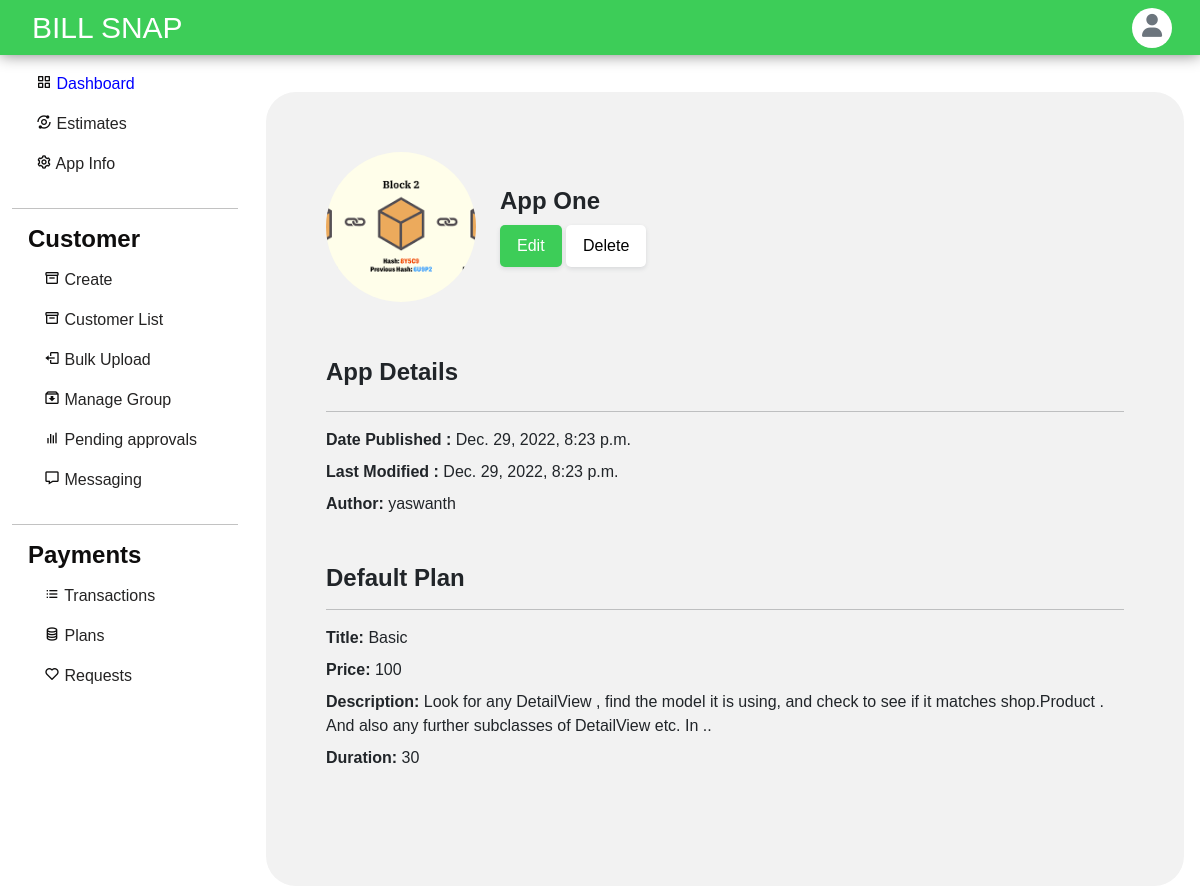
/apps/app-one/appinfo/ (signed in), run on the app's committed database.
### apps/models.py (models this page shows, shortened)
class applists(models.Model):
    author= models.ForeignKey(User, on_delete=models.CASCADE)
    appname=models.CharField(verbose_name='App name',primary_key=True,max_length=50,unique=True,null=False)
    appimg=models.ImageField(upload_to = 'app_images',null=True,blank=True)
    date_published= models.DateTimeField(auto_now_add=True)
    date_modified = models.DateTimeField(auto_now=True)
    slug = models.SlugField(max_length=255, null=True, unique=True, editable=False)
    is_billing = models.BooleanField(default=True)

### plans/models.py (models this page shows, shortened)
class Plan(models.Model):
    slug = models.CharField(max_length=20, default=generate_code, editable=False)
    app = models.ForeignKey(applists, on_delete=models.CASCADE)
    title = models.CharField(max_length=200)
    price = models.IntegerField(default=0)
    description = models.TextField(max_length=800)
    duration = models.IntegerField(default=30, choices=[
            (30, '1 Month'),
            (180, '6 Months'),
            (364, '1 Year')
        ],
    )
    default_for_customer = models.BooleanField(default=False)

### dashboard/views.py (the view)
# urls.py: path('appinfo/',views.appinfo, name='appinfo'),
@login_required
def appinfo(request, slug):
    app = applists.objects.get(slug=slug)
    plan = app.plan_set.all().filter(default_for_customer=True)[0]
    return render(request, 'dashappinfo.html', {'slug' : slug, 'app' : app,'plan':plan})

### templates/dashappinfo.html (shortened to what this page needs)
{% load crispy_forms_tags %}
{% load static %}
<!DOCTYPE html>
<html lang="en">
<head>
    <link href="https://cdn.jsdelivr.net/npm/bootstrap@5.1.3/dist/css/bootstrap.min.css" rel="stylesheet"
 />
    <link href='https://unpkg.com/boxicons@2.0.7/css/boxicons.min.css' rel='stylesheet'>
    <link rel="stylesheet" href="https://cdnjs.cloudflare.com/ajax/libs/font-awesome/6.1.1/css/all.min.css" />
    <link rel="stylesheet" href="{% static 'assets/styles.css'%}">
</head>
<body class="w3-padding">
    {% include "dashnav.html" %}
    <div class="main mx-auto">
        <div class="row" style="margin-top: 17px !important;">
            {% include "dashsidebar.html" %}
            <div class="col-md-7 flex-md-fill">
                <div class="col right" id="customer-list">
                    <div class="container">
                        <div class="row">
                            <div class="top">
                                <div class="img-container">
                                    <img src="{{app.appimg.url}}" alt="img" class="img-fluid app-img">
                                </div>
                                <div class="app-heading m-4">
                                    <h4>{{app.appname}}</h4>
                                    <button class="b-primary py-2 px-3" data-toggle="modal"
                                        data-target="#edit">Edit</button>
                                    <a href="{% url 'deleteapp' app.slug %}"><button
                                            class="b-primary b-secondary py-2 px-3">Delete</button></a>
                                </div>
                            </div>
                            <div class="details my-5">
                                <h4 class="py-2 ">App Details</h4>
                                <hr>
                                <div class="mb-2">
                                    <b>Date Published : </b>
                                    {{app.date_published}}
                                </div>
                                <div class="mb-2">
                                    <b>Last Modified : </b>
                                    {{app.date_modified}}
                                </div>
                                <div class="mb-2">
                                    <b>Author: </b>
                                    {{app.author}}
                                </div>
                                <br>
                                <h4 class="my-3">Default Plan</h4>
                                <hr>
                                <div class="mb-2">
                                    <b>Title: </b>
                                    {{plan.title}}
                                </div>
                                <div class="mb-2">
                                    <b>Price: </b>
                                    {{plan.price}}
                                </div>
                                <div class="mb-2">
                                    <b>Description: </b>
                                    {{plan.description}}
                                </div>
                                <div class="mb-2">
                                    <b>Duration: </b>
                                    {{plan.duration}}
                                </div>
                            </div>
                        </div>
                    </div>
                </div>
            </div>
        </div>
    </div>
</body>
</html>

### static/assets/styles.css (style rules this page uses)
body { background: white; }
button { height: 50px; }
.b-primary { font-weight: bold; font-size: 16px; line-height: 20px; text-align: center; letter-spacing: 0.08em; text-transform: uppercase; padding: 12px 24px; border-radius: 4px; border: 1px solid transparent; background: #3dcd58; color: white; box-shadow: 0px 0px 1px rgba(40, 41, 61, 0.04), 0px 2px 4px rgba(96, 97, 112, 0.16); }
.b-secondary { background: white; color: #3dcd58; }
html, body { height: 100%; }
body { background: #e5e5e566; }
.main { padding-top: 55px; width: 100%; height: 100%; justify-content: flex-start; max-height: 100vh; }
.right { padding-left: 1rem; padding-right: 1rem; min-height: calc(100vh - 60px); overflow-x: hidden; }
div > a { text-decoration: none; color: rgb(36, 35, 35); }
@media (min-width: 767px) { .main { top: 55px; } }
* { box-sizing: border-box; }
.right { padding-left: 1rem; padding-right: 1rem; min-height: calc(100vh - 100px); overflow-x: hidden; }
.b-primary { margin-bottom: 5px; }
body { font-family: Arial, Helvetica, sans-serif; }
.container { border-radius: 30px; background-color: #f2f2f2; padding: 60px; }
body { margin-top: 20px; background: #f5f5f5; }
h1, h2, h3, h4, h5, h6 { margin: 0 0 10px; font-weight: 600; }
a { color: #707070; }
body { margin-top: 20px; }
img { vertical-align: middle; border-style: none; height: 90px; }
body { margin-top: 20px; background: white; }
body { overflow-x: hidden; }

### templates/dashappinfo.html (style rules this page uses)
.container { max-width: 950px; }
.img-container { width: 150px; height: 150px; }
.app-img { width: 100%; height: 100%; object-fit: cover; border-radius: 50%; }
.top { display: flex; align-items: center; }
.b-primary { all: unset; background: #3dcd58; color: white; box-shadow: 0px 0px 1px rgb(40 41 61 / 4%), 0px 2px 4px rgb(96 97 112 / 16%); border: 1px solid transparent; border-radius: 5px; }
.b-secondary { background: white; color: black; }

### data on the page
applists: appimg (picture), appname "App One", date_published "Dec. 29, 2022, 8:23 p.m.", date_modified "Dec. 29, 2022, 8:23 p.m.", author "yaswanth"
Plan: title "Basic", price "100", description "Look for any DetailView , find the model it is using, and check to see if it matches shop.Product . And also any further subclasses of DetailView etc. In ..", duration "30"
